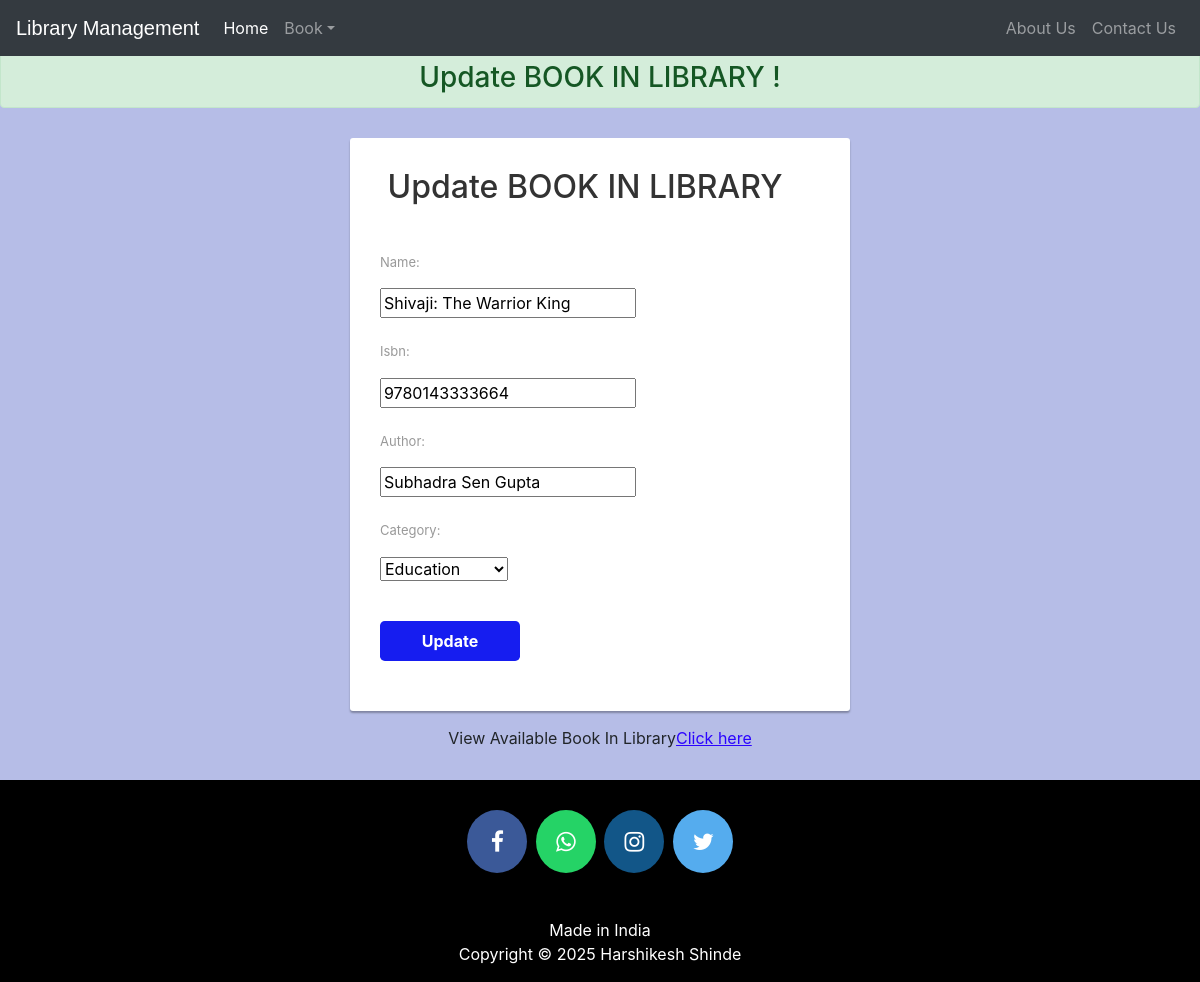
Page /updatebook/7/ on the earlier database version.
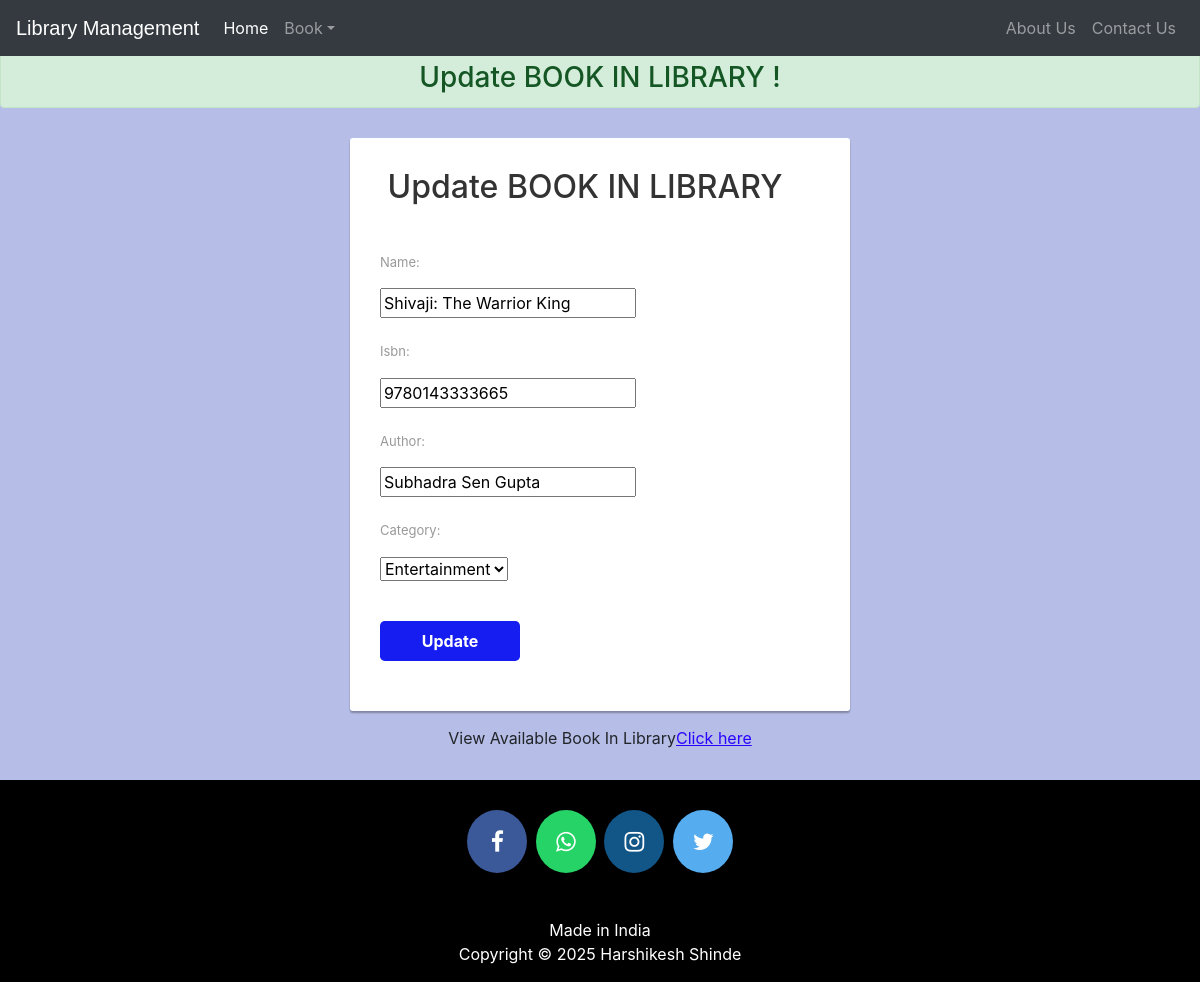
Same page on the later database version.
### library/models.py (models this page shows, shortened)
class Book(models.Model):
    catchoice= [
        ('education', 'Education'),
        ('entertainment', 'Entertainment'),
        ('comics', 'Comics'),
        ('biography', 'Biographie'),
        ('history', 'History'),
        ]
    name=models.CharField(max_length=30)
    isbn=models.PositiveIntegerField()
    author=models.CharField(max_length=40)
    category=models.CharField(max_length=30,choices=catchoice,default='education')

### library/views.py (the view)
# urls.py: path('updatebook/<int:id>/',views.updatebook_view, name='updatebook'),
def updatebook_view(request, id):
    book = get_object_or_404(Book,id=id)
    form = forms.BookForm(instance=book)
    if request.method=='POST':
        form = forms.BookForm(request.POST, instance=book)
        if form.is_valid():
            form.save()
            return HttpResponseRedirect('/viewbook')
    return render(request, 'library/updatebook.html',{'form':form})

### library/forms.py
class BookForm(forms.ModelForm):
    class Meta:
        model=models.Book
        fields=['name','isbn','author','category']

### templates/library/updatebook.html (shortened to what this page needs)
<!DOCTYPE html>
<html lang="en" dir="ltr">
  <head>
    <link rel="stylesheet" href="https://stackpath.bootstrapcdn.com/bootstrap/4.3.1/css/bootstrap.min.css">
    <link rel="stylesheet" href="https://maxcdn.bootstrapcdn.com/font-awesome/4.7.0/css/font-awesome.min.css">
  </head>
  <body style="background-color:#b6bde7;">
    {% include "library/navbaradmin.html" %}
    <br>
    <br>
<center><h3 style=" margin-bottom: 0px;"class = 'alert alert-success'>Update BOOK IN LIBRARY !</h3></center>
    <div class="signup-form">
        <form  method="post" class="form-horizontal">
    			<center><h2>Update BOOK IN LIBRARY</h2></center>
            {% for field in form %}
            <div class="form-group">
              <label class="control-label col-xs-4">{{ field.label_tag }}</label>
              <div class="col-xs-8">
              {{ field }}
               </div>
            </div>
            {% endfor %}
    		<div class="form-group">
    			<div class="col-xs-8 col-xs-offset-4">
            <button type="submit" class="btn btn-primary btn-lg">Update</button>
    			</div>
    		</div>
        </form>
    	<div class="text-center">View Available Book In Library<a href="viewbook">Click here</a></div>
    </div>
    {% include "library/footer.html" %}
  </body>
</html>

Differences in the rows shown:
changed Book "Shivaji: The Warrior King": isbn "9780143333664" → "9780143333665"; category "Education" → "Entertainment"
